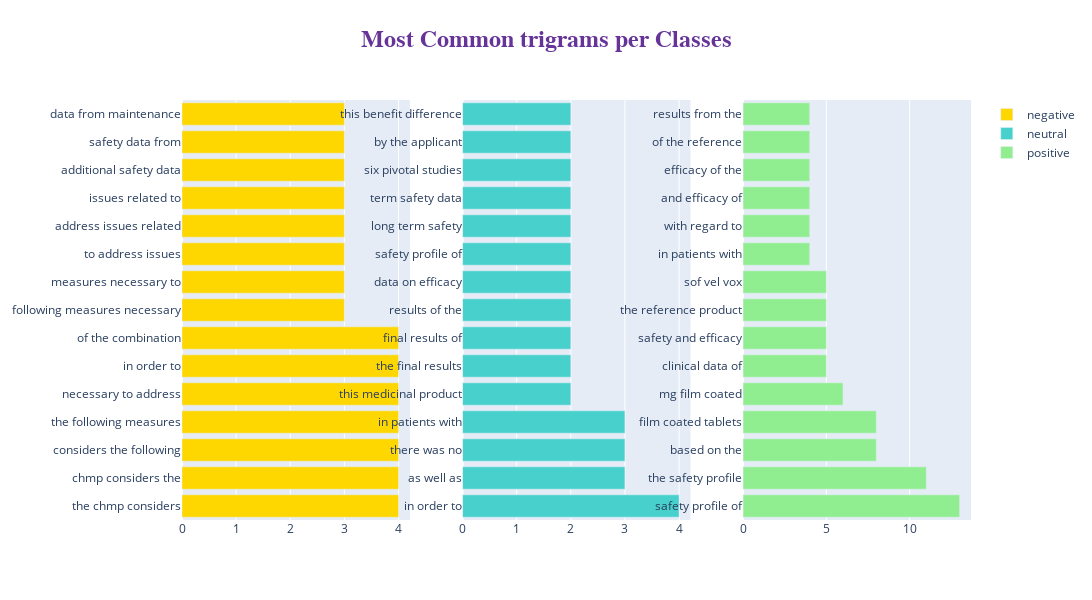

Notebook cell for this chart:
### Code cell
fig = make_subplots(rows=1, cols=3)
title_ = ["negative", "neutral", "positive"]

for i in range(3):
    texts = df[df["label"] == i]['tokenized_review']

    new = texts.str.split()
    new = new.values.tolist()
    corpus = [word for i in new for word in i]

    top_n_bigrams = _get_top_ngram(texts, 3)[:15]
    x, y = map(list, zip(*top_n_bigrams))

    fig.add_trace(go.Bar(
                x=y,
                y=x,
                orientation='h', type="bar",
        name=title_[i], marker=dict(color=colors[i])), 1, i+1),

fig.update_layout(
    autosize=False,
    width=2000,
    height=600,title=dict(
        text='<b>Most Common trigrams per Classes</b>',
        x=0.5,
        y=0.95,
        font=dict(
        family="Courier New, monospace",
        size=24,
        color="RebeccaPurple"
        )
    ))
    
fig.show()

### Figure 1 — Plotly figure (JSON) as saved in the notebook; plotly's stock layout.template omitted (floating-point values rounded to 4 significant figures)
{"data": [{"marker": {"color": "gold"}, "name": "negative", "orientation": "h", "type": "bar", "x": [4, 4, 4, 4, 4, 4, 4, 3, 3, 3, 3, 3, 3, 3, 3], "xaxis": "x", "y": ["the chmp considers", "chmp considers the", "considers the following", "the following measures", "necessary to address", "in order to", "of the combination", "following measures necessary", "measures necessary to", "to address issues", "address issues related", "issues related to", "additional safety data", "safety data from", "data from maintenance"], "yaxis": "y"}, {"marker": {"color": "mediumturquoise"}, "name": "neutral", "orientation": "h", "type": "bar", "x": [4, 3, 3, 3, 2, 2, 2, 2, 2, 2, 2, 2, 2, 2, 2], "xaxis": "x2", "y": ["in order to", "as well as", "there was no", "in patients with", "this medicinal product", "the final results", "final results of", "results of the", "data on efficacy", "safety profile of", "long term safety", "term safety data", "six pivotal studies", "by the applicant", "this benefit difference"], "yaxis": "y2"}, {"marker": {"color": "lightgreen"}, "name": "positive", "orientation": "h", "type": "bar", "x": [13, 11, 8, 8, 6, 5, 5, 5, 5, 4, 4, 4, 4, 4, 4], "xaxis": "x3", "y": ["safety profile of", "the safety profile", "based on the", "film coated tablets", "mg film coated", "clinical data of", "safety and efficacy", "the reference product", "sof vel vox", "in patients with", "with regard to", "and efficacy of", "efficacy of the", "of the reference", "results from the"], "yaxis": "y3"}], "layout": {"autosize": false, "height": 600, "title": {"font": {"color": "RebeccaPurple", "family": "Courier New, monospace", "size": 24}, "text": "<b>Most Common trigrams per Classes</b>", "x": 0.5, "y": 0.95}, "width": 2000, "xaxis": {"anchor": "y", "domain": [0, 0.2889]}, "xaxis2": {"anchor": "y2", "domain": [0.3556, 0.6444]}, "xaxis3": {"anchor": "y3", "domain": [0.7111, 1]}, "yaxis": {"anchor": "x", "domain": [0, 1]}, "yaxis2": {"anchor": "x2", "domain": [0, 1]}, "yaxis3": {"anchor": "x3", "domain": [0, 1]}}}
